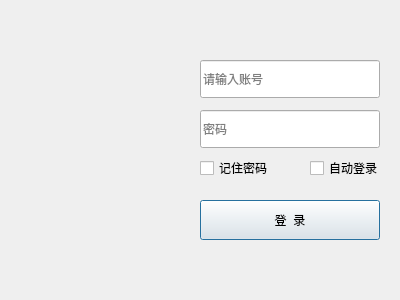
<?xml version="1.0" encoding="UTF-8"?>
<ui version="4.0">
 <class>LoginScene</class>
 <widget class="QDialog" name="LoginScene">
  <property name="geometry">
   <rect>
    <x>0</x>
    <y>0</y>
    <width>400</width>
    <height>300</height>
   </rect>
  </property>
  <property name="windowTitle">
   <string>Dialog</string>
  </property>
  <property name="styleSheet">
   <string notr="true"/>
  </property>
  <widget class="QWidget" name="widgetTitle" native="true">
   <property name="geometry">
    <rect>
     <x>0</x>
     <y>0</y>
     <width>400</width>
     <height>20</height>
    </rect>
   </property>
   <property name="minimumSize">
    <size>
     <width>0</width>
     <height>20</height>
    </size>
   </property>
   <property name="maximumSize">
    <size>
     <width>16777215</width>
     <height>20</height>
    </size>
   </property>
  </widget>
  <widget class="QLineEdit" name="ledt_userName">
   <property name="geometry">
    <rect>
     <x>200</x>
     <y>60</y>
     <width>180</width>
     <height>38</height>
    </rect>
   </property>
   <property name="cursor">
    <cursorShape>IBeamCursor</cursorShape>
   </property>
   <property name="placeholderText">
    <string>请输入账号</string>
   </property>
  </widget>
  <widget class="QLineEdit" name="ledt_passwd">
   <property name="geometry">
    <rect>
     <x>200</x>
     <y>110</y>
     <width>180</width>
     <height>38</height>
    </rect>
   </property>
   <property name="font">
    <font>
     <family>宋体</family>
     <pointsize>9</pointsize>
    </font>
   </property>
   <property name="text">
    <string/>
   </property>
   <property name="placeholderText">
    <string>密码</string>
   </property>
  </widget>
  <widget class="QPushButton" name="pbtn_login">
   <property name="geometry">
    <rect>
     <x>200</x>
     <y>200</y>
     <width>180</width>
     <height>40</height>
    </rect>
   </property>
   <property name="text">
    <string>登  录</string>
   </property>
  </widget>
  <widget class="QCheckBox" name="cbox_remember">
   <property name="geometry">
    <rect>
     <x>200</x>
     <y>160</y>
     <width>71</width>
     <height>16</height>
    </rect>
   </property>
   <property name="text">
    <string>记住密码</string>
   </property>
  </widget>
  <widget class="QCheckBox" name="cbox_autoLogin">
   <property name="geometry">
    <rect>
     <x>310</x>
     <y>160</y>
     <width>71</width>
     <height>16</height>
    </rect>
   </property>
   <property name="text">
    <string>自动登录</string>
   </property>
  </widget>
 </widget>
 <resources/>
 <connections/>
</ui>
